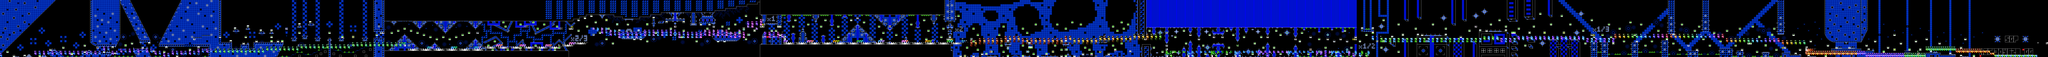

This game map was drawn from its Tiled (.tmx) file and the tilesets committed beside it. A one-line description and the trimmed map source follow:
An orthogonal 954x27 tile map with 16x16 px tiles, 2 tile layers (SP, ...), 2 tilesets, 2 image layers.

<map version="1.10" tiledversion="1.11.2" orientation="orthogonal" renderorder="right-down" width="954" height="27" tilewidth="16" tileheight="16" infinite="0" nextlayerid="5" nextobjectid="1">
 <editorsettings>
  <chunksize width="16" height="27" />
  <export target="../LEVELS/LEVEL DATA/pyrophoric.csv" format="csv" />
 </editorsettings>
 <tileset firstgid="1" name="famidash" tilewidth="16" tileheight="16" tilecount="256" columns="16">
  <image source="../../../GRAPHICS/famidash.bmp" width="256" height="256" />
 </tileset>
 <tileset firstgid="257" name="sprites" tilewidth="16" tileheight="16" tilecount="256" columns="16">
  <image source="../../../GRAPHICS/sprites.png" width="256" height="256" />
 </tileset>
 <imagelayer id="3" name="Image Layer 1" parallaxx="0.9" parallaxy="0.9" repeatx="1" repeaty="1">
  <image source="../../../GRAPHICS/Old/parallax Blue.bmp" width="144" height="72" />
 </imagelayer>
 <imagelayer id="4" name="Image Layer 2" offsetx="0" offsety="432" repeatx="1">
  <image source="../../../GRAPHICS/ground.bmp" width="64" height="128" />
 </imagelayer>
 <layer id="1" width="954" height="27">
  <data>[25758 cells, 25758 non-empty, 174 distinct tile ids]</data>
 </layer>
 <layer id="2" name="SP" width="954" height="27">
  <data>[25758 cells, 1566 non-empty, 118 distinct tile ids]</data>
 </layer>
</map>
